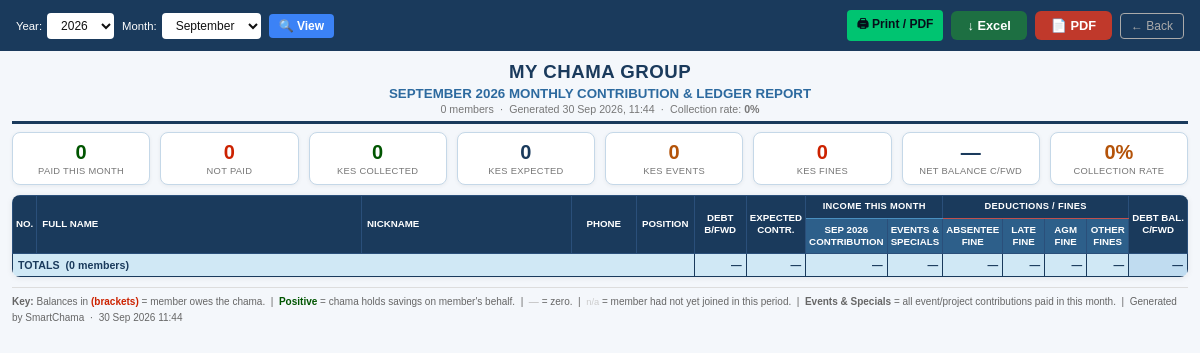
The page /admin/chama_ledger_report.php (signed in) on the database its author committed.
### tables this page shows
CREATE TABLE IF NOT EXISTS system_settings (
    setting_key     VARCHAR(80)     NOT NULL PRIMARY KEY,
    setting_value   TEXT            NOT NULL,
    description     VARCHAR(255)    DEFAULT NULL,
    updated_at      TIMESTAMP       DEFAULT CURRENT_TIMESTAMP ON UPDATE CURRENT_TIMESTAMP
);

### includes/functions.php (called while the page is built, shortened)
<?php
function getSetting(string $key, string $default = ''): string {
    $pdo  = getDB();
    $stmt = $pdo->prepare('SELECT setting_value FROM system_settings WHERE setting_key = ?');
    $stmt->execute([$key]);
    $val  = $stmt->fetchColumn();
    return $val !== false ? $val : $default;
}

### admin/chama_ledger_report.php (the view, shortened to what this page needs)
<?php
require_once ROOT . '/includes/functions.php';
$curr       = getSetting('currency', 'KES');
$chamaName  = getSetting('group_name', 'CHAMA');
$year       = (int)($_GET['year']  ?? date('Y'));
$month      = (int)($_GET['month'] ?? (int)date('m'));
$monthDate  = sprintf('%04d-%02d-01', $year, $month);
$monthLabel = date('F Y', strtotime($monthDate));
$rows = [];
$T = ['debt_bf'=>0,'expected'=>0,'contributed'=>0,'events'=>0,'absent'=>0,'late'=>0,'agm'=>0,'other_fines'=>0,'balance'=>0];
$activeRows = array_filter($rows, fn($r)=>!$r['pre_join']);
$paidCount  = count(array_filter($activeRows, fn($r)=>($r['contributed']??0)>0));
$unpaidCount= count(array_filter($activeRows, fn($r)=>($r['contributed']??0)==0));
$collRate   = $T['expected']>0 ? round(($T['contributed']/$T['expected'])*100) : 0;
function totFmt($v): string {
    if ((float)$v == 0) return '—';
    return number_format((float)$v, 0);
}
?>
<!DOCTYPE html>
<html lang="en">
<head>
</head>
<body>
<div class="controls no-print">
    <form method="GET" style="display:flex;gap:8px;align-items:center;flex-wrap:wrap">
        <label>Year:
            <select name="year">
                <?php for($y=date('Y');$y>=2020;$y--): ?>
                <option value="<?=$y?>" <?=$y==$year?'selected':''?>><?=$y?></option>
                <?php endfor; ?>
            </select>
        </label>
        <label>Month:
            <select name="month">
                <?php for($mo=1;$mo<=12;$mo++): ?>
                <option value="<?=$mo?>" <?=$mo==$month?'selected':''?>><?=date('F',mktime(0,0,0,$mo,1))?></option>
                <?php endfor; ?>
            </select>
        </label>
        <button type="submit" class="btn-view">&#128269; View</button>
    </form>
    <div style="margin-left:auto;display:flex;gap:8px;align-items:center">
        <button class="btn-print" onclick="window.print()">&#128424; Print / PDF</button>
        <a href="<?= APP_URL ?>/admin/export.php?type=contributions&format=excel&year=<?= $year ?>&month=<?= $month ?>"
           style="background:#1d6f42;color:#fff;padding:.45rem 1rem;border-radius:6px;font-size:.8rem;font-weight:700;text-decoration:none;border:none">
            &#8595; Excel
        </a>
        <a href="<?= APP_URL ?>/admin/export.php?type=contributions&format=pdf&year=<?= $year ?>&month=<?= $month ?>"
           target="_blank"
           style="background:#c0392b;color:#fff;padding:.45rem 1rem;border-radius:6px;font-size:.8rem;font-weight:700;text-decoration:none;border:none">
            &#128196; PDF
        </a>
        <a href="<?= APP_URL ?>/admin/reports.php"><button class="btn-back">&#8592; Back</button></a>
    </div>
</div>
<div class="report">
<div class="report-title">
    <h1><?= htmlspecialchars($chamaName) ?></h1>
    <h2><?= strtoupper($monthLabel) ?> MONTHLY CONTRIBUTION &amp; LEDGER REPORT</h2>
    <p>
        <?= count($rows) ?> members &nbsp;·&nbsp;
        Generated <?= date('d M Y, H:i') ?> &nbsp;·&nbsp;
        Collection rate: <strong><?= $collRate ?>%</strong>
    </p>
</div>
<div class="summary no-print">
    <div class="sc green">
        <div class="val"><?= $paidCount ?></div>
        <div class="lbl">Paid This Month</div>
    </div>
    <div class="sc red">
        <div class="val"><?= $unpaidCount ?></div>
        <div class="lbl">Not Paid</div>
    </div>
    <div class="sc green">
        <div class="val"><?= number_format($T['contributed'],0) ?></div>
        <div class="lbl"><?=$curr?> Collected</div>
    </div>
    <div class="sc">
        <div class="val"><?= number_format($T['expected'],0) ?></div>
        <div class="lbl"><?=$curr?> Expected</div>
    </div>
    <div class="sc amber">
        <div class="val"><?= number_format($T['events'],0) ?></div>
        <div class="lbl"><?=$curr?> Events</div>
    </div>
    <div class="sc red">
        <div class="val"><?= number_format($T['absent']+$T['late']+$T['agm']+$T['other_fines'],0) ?></div>
        <div class="lbl"><?=$curr?> Fines</div>
    </div>
    <div class="sc <?= $T['balance']<0?'red':($T['balance']>0?'green':'') ?>">
        <div class="val <?= $T['balance']<0?'neg':'' ?>"><?= totFmt($T['balance']) ?></div>
        <div class="lbl">Net Balance C/Fwd</div>
    </div>
    <div class="sc amber">
        <div class="val"><?= $collRate ?>%</div>
        <div class="lbl">Collection Rate</div>
    </div>
</div>
<div class="tbl-wrap">
<table>
    <thead>
        <tr class="hdr1">
            <th rowspan="2" style="width:22px">NO.</th>
            <th rowspan="2" class="tl" style="min-width:95px">FULL NAME</th>
            <th rowspan="2" class="tl" style="min-width:55px">NICKNAME</th>
            <th rowspan="2" style="width:65px">PHONE</th>
            <th rowspan="2" style="width:58px">POSITION</th>
            <th rowspan="2" style="width:52px">DEBT<br>B/FWD</th>
            <th rowspan="2" style="width:46px">EXPECTED<br>CONTR.</th>
            <th colspan="2" class="group" style="border-bottom:1px solid #4a8fc0">INCOME THIS MONTH</th>
            <th colspan="4" class="group" style="border-bottom:1px solid #c0504d">DEDUCTIONS / FINES</th>
            <th rowspan="2" class="bal" style="width:58px">DEBT BAL.<br>C/FWD</th>
        </tr>
        <tr class="hdr2">
            <th style="width:55px"><?= strtoupper(date('M Y',strtotime($monthDate))) ?><br>CONTRIBUTION</th>
            <th style="width:48px">EVENTS &amp;<br>SPECIALS</th>
            <th style="width:42px">ABSENTEE<br>FINE</th>
            <th style="width:42px">LATE<br>FINE</th>
            <th style="width:42px">AGM<br>FINE</th>
            <th style="width:42px">OTHER<br>FINES</th>
        </tr>
    </thead>
    <tfoot>
        <tr>
            <td colspan="5" class="tl">TOTALS &nbsp;(<?= count($activeRows) ?> members)</td>
            <td><?= totFmt($T['debt_bf']) ?></td>
            <td><?= totFmt($T['expected']) ?></td>
            <td><?= totFmt($T['contributed']) ?></td>
            <td><?= totFmt($T['events']) ?></td>
            <td><?= totFmt($T['absent']) ?></td>
            <td><?= totFmt($T['late']) ?></td>
            <td><?= totFmt($T['agm']) ?></td>
            <td><?= totFmt($T['other_fines']) ?></td>
            <td class="bal <?= $T['balance']<0?'neg':'' ?>"><?= totFmt($T['balance']) ?></td>
        </tr>
    </tfoot>
</table>
</div>
<div class="footnote">
    <strong>Key:</strong>
    Balances in <span class="bal-neg">(brackets)</span> = member owes the chama. &nbsp;|&nbsp;
    <span class="bal-pos">Positive</span> = chama holds savings on member's behalf. &nbsp;|&nbsp;
    <span class="zero">—</span> = zero. &nbsp;|&nbsp;
    <span class="na">n/a</span> = member had not yet joined in this period. &nbsp;|&nbsp;
    <strong>Events &amp; Specials</strong> = all event/project contributions paid in this month. &nbsp;|&nbsp;
    Generated by SmartChama &nbsp;·&nbsp; <?= date('d M Y H:i') ?>
</div>
</div>
</body>
</html>

### admin/chama_ledger_report.php (style rules this page uses)
* { margin:0; padding:0; box-sizing:border-box; }
body { font-family: Arial, sans-serif; font-size:8.5pt; background:#f4f7fb; color:#111; }
.controls { background:#1a3a5c; color:#fff; padding:10px 16px; display:flex; gap:10px; align-items:center; flex-wrap:wrap; position:sticky; top:0; z-index:99; }
.controls select, .controls button { padding:5px 10px; border-radius:4px; border:none; font-size:9pt; cursor:pointer; }
.controls select { background:#fff; color:#111; }
.btn-view { background:#3b82f6; color:#fff; font-weight:700; }
.btn-print { background:#00c471; color:#060e1a; font-weight:700; }
.btn-back { background:transparent; color:#aaa; border:1px solid #aaa !important; font-size:8pt; }
.controls label { font-size:8.5pt; display:flex; align-items:center; gap:5px; }
.report { padding:10px 12px; max-width:100%; }
.report-title { text-align:center; margin-bottom:8px; border-bottom:3px solid #1a3a5c; padding-bottom:6px; }
.report-title h1 { font-size:14pt; color:#1a3a5c; text-transform:uppercase; letter-spacing:.5px; }
.report-title h2 { font-size:10pt; color:#2d6a9f; margin-top:3px; }
.report-title p { font-size:8pt; color:#777; margin-top:2px; }
.summary { display:flex; gap:10px; margin:8px 0 10px; flex-wrap:wrap; }
.sc { flex:1; min-width:110px; border:1px solid #c5d8e8; border-radius:8px; padding:8px 10px; text-align:center; background:#fff; box-shadow:0 1px 4px rgba(0,0,0,.06); }
.sc .val { font-size:15pt; font-weight:800; color:#1a3a5c; line-height:1.1; }
.sc .lbl { font-size:7pt; color:#777; margin-top:3px; text-transform:uppercase; letter-spacing:.3px; }
.sc.green .val { color:#005500; }
.sc.red .val { color:#cc2200; }
.sc.amber .val { color:#b45309; }
.tbl-wrap { overflow-x:auto; background:#fff; border-radius:8px; box-shadow:0 1px 6px rgba(0,0,0,.08); }
table { width:100%; border-collapse:collapse; font-size:7.8pt; }
thead tr.hdr1 { background:#1a3a5c; color:#fff; }
thead tr.hdr2 { background:#2d5f8a; color:#fff; }
thead th { padding:5px 3px; text-align:center; font-size:7.3pt; border:1px solid #2a4f7a; line-height:1.25; white-space:nowrap; }
thead th.tl { text-align:left; padding-left:5px; }
thead th.group { font-size:7pt; letter-spacing:.3px; border-bottom:none; }
tfoot tr { background:#d0e8f5; }
tfoot td { padding:5px 4px; border:1.5px solid #1a3a5c; font-weight:800; text-align:right; font-size:8pt; color:#1a3a5c; }
tfoot td.tl { text-align:left; padding-left:5px; }
tfoot td.bal { background:rgba(0,80,180,.08); }
.bal-neg { color:#cc2200; font-weight:800; }
.bal-pos { color:#005500; font-weight:800; }
.zero { color:#bbb; }
.na { color:#ccc; font-size:7pt; }
.footnote { font-size:7.5pt; color:#666; margin-top:10px; border-top:1px solid #ddd; padding-top:6px; line-height:1.6; }

### rows shown on the page
system_settings: setting_value "MY CHAMA GROUP"
system_settings: setting_value "KES"

### other values the page prints
$monthLabel "SEPTEMBER 2026"
count($rows) "0"
$collRate "0"
$paidCount "0"
$unpaidCount "0"
$T['contributed'] "0"
$T['expected'] "0"
$T['events'] "0"
$T['absent']+$T['late']+$T['agm']+$T['other_fines'] "0"
totFmt($T['balance']) "—"
date('M Y',strtotime($monthDate)) "SEP 2026"
count($activeRows) "0"
totFmt($T['debt_bf']) "—"
totFmt($T['expected']) "—"
totFmt($T['contributed']) "—"
